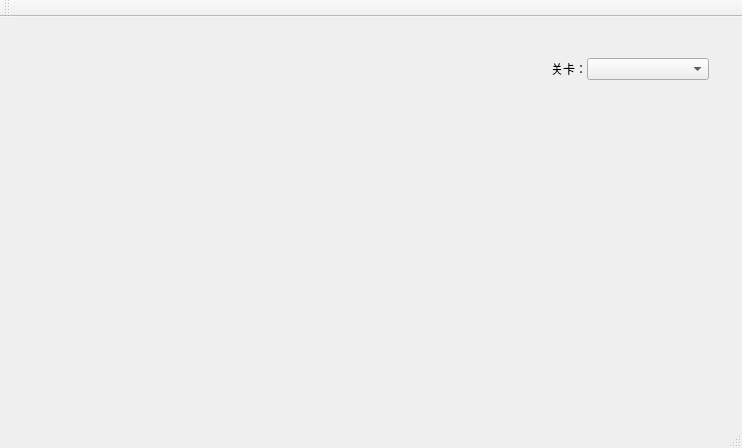
<?xml version="1.0" encoding="UTF-8"?>
<ui version="4.0">
 <class>MainWindow</class>
 <widget class="QMainWindow" name="MainWindow">
  <property name="geometry">
   <rect>
    <x>0</x>
    <y>0</y>
    <width>742</width>
    <height>448</height>
   </rect>
  </property>
  <property name="windowTitle">
   <string>MainWindow</string>
  </property>
  <widget class="QWidget" name="MainWidget">
   <property name="enabled">
    <bool>true</bool>
   </property>
   <property name="sizePolicy">
    <sizepolicy hsizetype="Expanding" vsizetype="Expanding">
     <horstretch>0</horstretch>
     <verstretch>0</verstretch>
    </sizepolicy>
   </property>
   <widget class="QFrame" name="frame">
    <property name="geometry">
     <rect>
      <x>540</x>
      <y>30</y>
      <width>180</width>
      <height>320</height>
     </rect>
    </property>
    <property name="sizePolicy">
     <sizepolicy hsizetype="Preferred" vsizetype="Preferred">
      <horstretch>0</horstretch>
      <verstretch>0</verstretch>
     </sizepolicy>
    </property>
    <layout class="QVBoxLayout" name="verticalLayout_3" stretch="1,3">
     <item>
      <layout class="QHBoxLayout" name="chooseRound" stretch="0,2">
       <property name="spacing">
        <number>0</number>
       </property>
       <item>
        <widget class="QLabel" name="roundLabel">
         <property name="text">
          <string>关卡：</string>
         </property>
        </widget>
       </item>
       <item>
        <widget class="QComboBox" name="roundComboBox"/>
       </item>
      </layout>
     </item>
     <item>
      <widget class="QWidget" name="info" native="true"/>
     </item>
    </layout>
   </widget>
   <widget class="QStackedWidget" name="gameStackedWidget">
    <property name="enabled">
     <bool>true</bool>
    </property>
    <property name="geometry">
     <rect>
      <x>20</x>
      <y>30</y>
      <width>480</width>
      <height>320</height>
     </rect>
    </property>
    <property name="sizePolicy">
     <sizepolicy hsizetype="Maximum" vsizetype="Preferred">
      <horstretch>0</horstretch>
      <verstretch>0</verstretch>
     </sizepolicy>
    </property>
    <property name="autoFillBackground">
     <bool>false</bool>
    </property>
    <property name="styleSheet">
     <string notr="true"/>
    </property>
   </widget>
  </widget>
  <widget class="QMenuBar" name="menuBar">
   <property name="geometry">
    <rect>
     <x>0</x>
     <y>0</y>
     <width>742</width>
     <height>26</height>
    </rect>
   </property>
  </widget>
  <widget class="QToolBar" name="mainToolBar">
   <attribute name="toolBarArea">
    <enum>TopToolBarArea</enum>
   </attribute>
   <attribute name="toolBarBreak">
    <bool>false</bool>
   </attribute>
  </widget>
  <widget class="QStatusBar" name="statusBar"/>
 </widget>
 <layoutdefault spacing="6" margin="11"/>
 <resources/>
 <connections/>
</ui>
